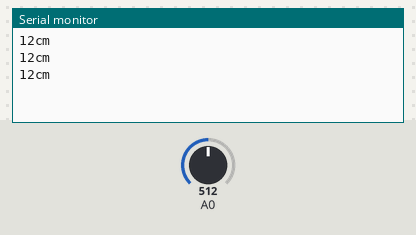
Simulated run of this sketch. Board: Arduino Uno, built with avr-gcc and run on an emulated ATmega328P. Parts: the last lines printed to the serial monitor. The test bench sets the inputs (shaded band); at power-on: A0 = 512.

Above: at 1.3 s.
1.4 s: A0 set to 716
At 1.9 s:
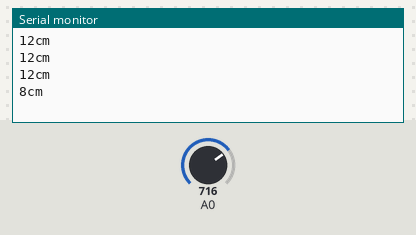
2.9 s: A0 set to 900
At 3.4 s:
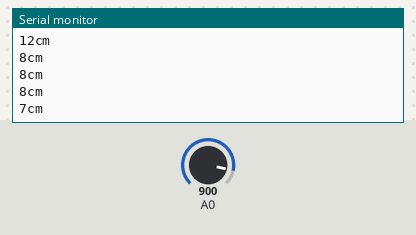
Timing chart, 0 to 5.9 s (numbered marks = the images above; inputs shaded):
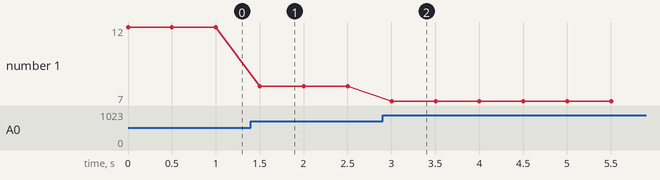

The sketch:

Infra_Red_Sensor_Spec-2.ino
```cpp
int distance = 0;

void setup() {
  // put your setup code here, to run once:
  Serial.begin(9600);
}

void loop() {
  // put your main code here, to run repeatedly:
  int volt = map(analogRead(A0), 0, 1023, 0, 5000);
  distance = (27.61 / (volt - 0.1696)) * 1000; //empirical equation
  distance = distance + 1 ; // equation : y = x + 1
  Serial.print(distance);
  Serial.println("cm");
  delay(500);
}
```

Measured:
- after the input at 1.4 s, the serial monitor: prints a new line after 0.10 s (image 1)
- after the input at 2.9 s, the serial monitor: prints a new line after 0.10 s (image 2)
- plotted number 1: 12 → 8 after the input at 1.4 s, 8 → 7 after the input at 2.9 s
